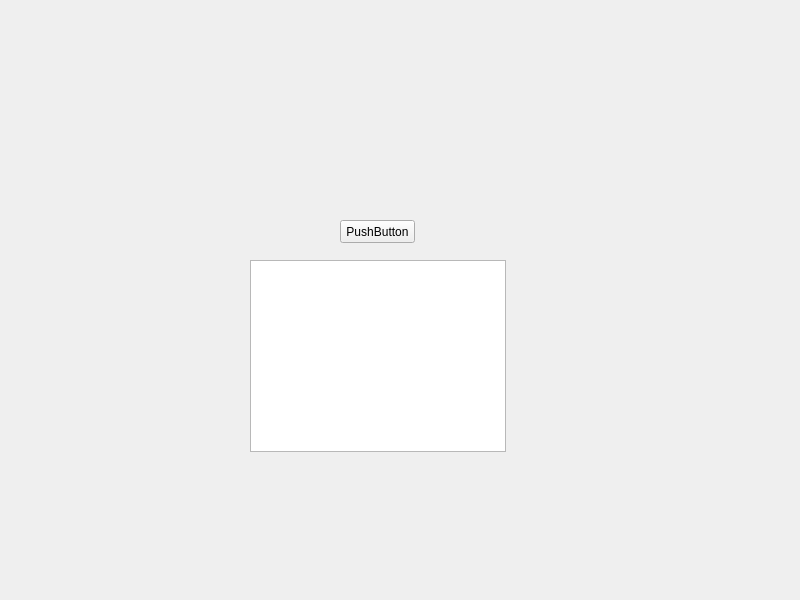
<?xml version="1.0" encoding="UTF-8"?>
<ui version="4.0">
 <class>MainWindow</class>
 <widget class="QMainWindow" name="MainWindow">
  <property name="geometry">
   <rect>
    <x>0</x>
    <y>0</y>
    <width>800</width>
    <height>600</height>
   </rect>
  </property>
  <property name="windowTitle">
   <string>Graphics</string>
  </property>
  <widget class="QWidget" name="centralwidget">
   <widget class="QPushButton" name="pushButton">
    <property name="geometry">
     <rect>
      <x>340</x>
      <y>220</y>
      <width>75</width>
      <height>23</height>
     </rect>
    </property>
    <property name="text">
     <string>PushButton</string>
    </property>
   </widget>
   <widget class="QGraphicsView" name="graphicsView">
    <property name="geometry">
     <rect>
      <x>250</x>
      <y>260</y>
      <width>256</width>
      <height>192</height>
     </rect>
    </property>
   </widget>
  </widget>
 </widget>
 <resources/>
 <connections/>
</ui>
